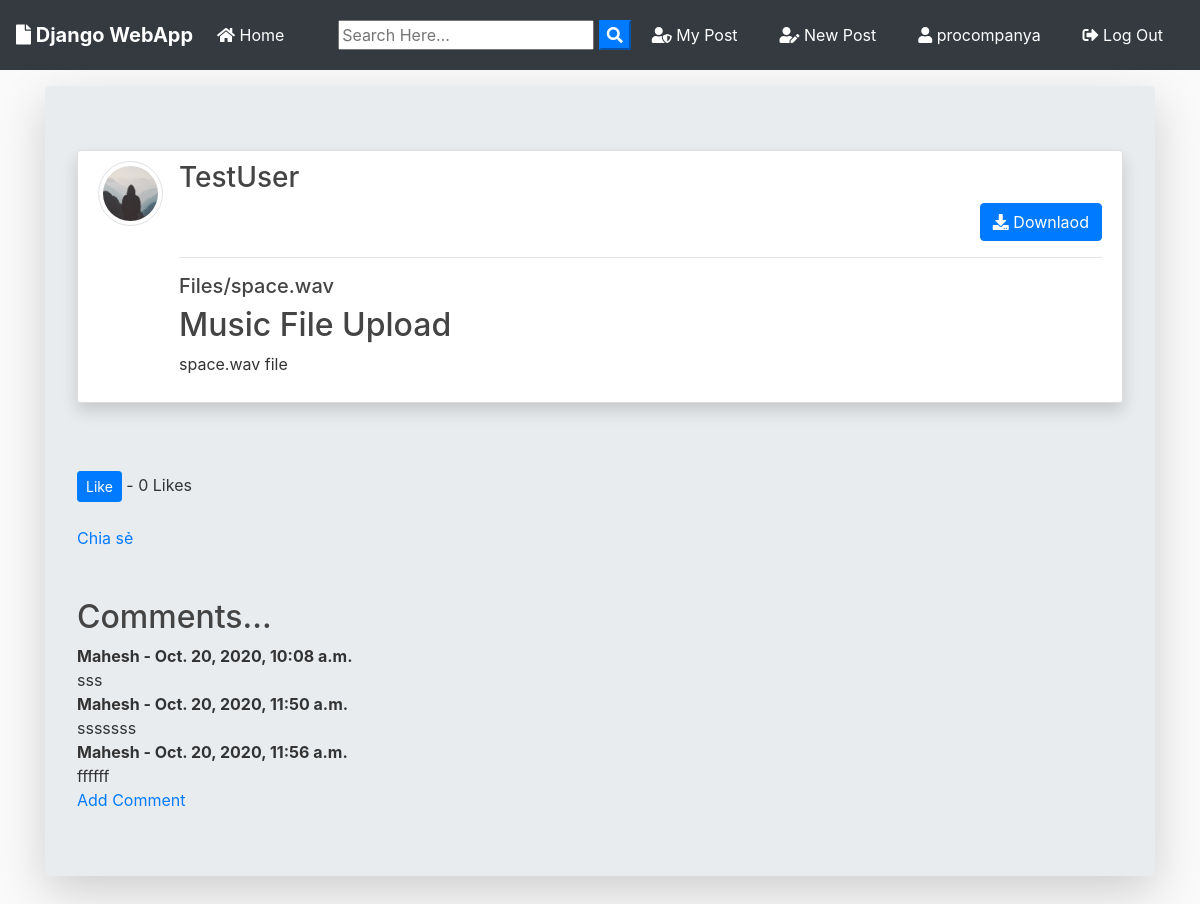
Screenshot of /post/3/ (signed in) with the database file from the repository.
### blog/models.py (models this page shows, shortened)
class Post(models.Model):
    title = models.CharField(max_length=100)
    file = models.FileField(null=True,blank=True,upload_to='Files')
    content = models.TextField()
    date_posted = models.DateTimeField(default=timezone.now)
    author = models.ForeignKey(User, on_delete=models.CASCADE)
    like = models.ManyToManyField(User, related_name="blog_posts")
    def total_like(self):
        return self.like.count()
    def extension(self):
        name, extension = os.path.splitext(self.file.name)
        return extension

class Comment(models.Model):
    post = models.ForeignKey(Post, on_delete=models.CASCADE, related_name='comments')
    author = models.ForeignKey(settings.AUTH_USER_MODEL, on_delete=models.CASCADE)
    body = models.TextField()
    date = models.DateTimeField(auto_now_add=True)

### users/models.py (models this page shows, shortened)
class Profile(models.Model):
    user = models.OneToOneField(User, on_delete=models.CASCADE)
    image = models.ImageField(default='default.jpg', upload_to='profile_pics')

### blog/views.py (the view)
# urls.py: path('post/<int:pk>/', PostDetailView.as_view(), name='post-detail'),
class PostDetailView(DetailView):
    model = Post
    template_name = 'blog/post_detail.html'
    def get_context_data(self, *args, **kwargs):
        context = super(PostDetailView, self).get_context_data()
        stuff = get_object_or_404(Post, id=self.kwargs['pk'])
        total_like = stuff.total_like()
        liked = False
        if stuff.like.filter(id=self.request.user.id).exists():
            liked = True
        context["total_like"] = total_like
        context["liked"] = liked
        return context

### blog/templates/blog/post_detail.html (shortened to what this page needs)
{% extends "blog/base.html" %}
{% block content %}
<div class="jumbotron mt-3 shadow-lg">
  <article class="media content-section shadow ">
    <a href="{{ object.author.profile.image.url }} " target="_blank"> <img src="{{ object.author.profile.image.url }}  "
        alt="" class="article-img rounded-circle img-thumbnail img-fluid">
    </a>
    <div class="media-body">
      <div class="">
        <div class="d-flex justify-content-between">
          <a class="mr-2 mt-0 mb-0  text-dark" href="{% url 'user-posts' object.author.username  %}">
            <h3>{{ object.author }}</h3>
          </a>
        </div>
        {% if object.author != user %}
        <div class="form-group mt-0 pt-0 d-flex justify-content-end">
          <a href="{{ object.file.url }}" download class="btn btn-primary flex-last" type="submit"><i
              class="fas fa-download"></i> Downlaod</a>
        </div>
        {% endif %}
        <hr>
      </div>
      <div>
        {% if object.file %}
        {% if object.extension == '.jpg' or object.extension == 'jpeg' or object.extension == 'png' %}
        <a href="{{ object.file.url }}" download><img src="{{ object.file.url }}" alt="" class="img-fluid "></a>
        <a href="{{ object.file.url }}" download class="text-dark">
          <h5>{{ object.file }}</h5>
        </a>
        {% else %}
        <a href="{{ object.file.url }}" download class="text-dark">
          <h5>{{ object.file }}</h5>
        </a>
        {% endif %}
        {% endif %}
      </div>
      <h2>{{ object.title }}</h2>
      <p class="article-content">{{ object.content }}</p>
    </div>
  </article>
  <br /><br />
  <form action="{% url 'like-post' post.pk %}" method="POST">
    {% if user.is_authenticated %}
    {% if liked %}
    <button type="submit" name="post_id" value="{{ post.id }}" class="btn btn-danger btn-sm">Unlike</button>
    {% else %}
    <button type="submit" name="post_id" value="{{ post.id }}" class="btn btn-primary btn-sm">Like</button>
    {% endif %}
    {% else %}
      <small><a href="{% url 'login' %}">Login</a> to like</small>
    {% endif %}
    - {{total_like}} Likes
  </form>
  <br />
  <div class="fb-share-button" data-href="http://127.0.0.1:8000/post/{{post.id}}" data-layout="button_count" data-size="large"><a target="_blank" href="https://www.facebook.com/sharer/sharer.php?u=https%3A%2F%2Fdevelopers.facebook.com%2Fdocs%2Fplugins%2F&amp;src=sdkpreparse" class="fb-xfbml-parse-ignore">Chia sẻ</a></div>
  <br /><br />
  <h2>Comments...</h2>
  {% if not post.comments.all %}
  No Comments yet...<a href="{% url 'add-comment' post.pk %}">
    Add one</a>
  {% else %}
  {% for comment in post.comments.all%}
  <strong>
    {{ comment.author }} -
    {{ comment.date }}
  </strong>
  <br />
  {{ comment.body }}
  <br />
  {% endfor %}
  <a href="{% url 'add-comment' post.pk %}">Add Comment</a>
  <br />
  {% endif %}
  {% endblock content %}

### blog/templates/blog/base.html (shortened to what this page needs)
{% load static %}
<!doctype html>
<html lang="en">
  <head>
    <link rel="stylesheet" href="https://stackpath.bootstrapcdn.com/bootstrap/4.3.1/css/bootstrap.min.css">
    <link rel="stylesheet" href="https://use.fontawesome.com/releases/v5.8.1/css/all.css" >
    <link rel="stylesheet" href="{% static 'blog/main.css' %}">
</head>
  <body>
        <nav class="navbar navbar-expand-lg navbar-dark bg-dark">
                <a class="navbar-brand font-weight-bold" href="{% url 'blog-home' %}"><i class="fas fa-file"></i> Django WebApp</a>
                <div class="collapse navbar-collapse" id="navbarSupportedContent">
                  <ul class="navbar-nav mr-auto">
                    <li class="nav-item active">
                      <a class="nav-link" href="{% url 'blog-home' %}"><i class="fas fa-home"></i> Home <span class="sr-only">(current)</span></a>
                    </li>
                  </ul>
                  <form id="searchform" action="{% url 'search' %}" method="get">
                    <input type="text" name="q" type="text" value="{{ request.GET.q }}" placeholder="Search Here..." />
                    <button type="button" onclick="searchform.submit()" class=" text-white my-color btn-primary"><i class="fa fa-search"></i></button>
                </form>
                    {% if user.is_authenticated %}
                    <a href="{% url 'user-posts' user %}" class="btn text-white m-2"><i class="fas fa-user-shield"></i> My Post</a>
                    <a href="{% url 'post-create' %} " class="btn text-white m-2"><i class="fas fa-user-edit"></i> New Post</a>
                    <a href="{% url 'profile' %} " class="btn text-white m-2"><i class="fas fa-user"></i> {{ user.username }}</a>
                    <a href="{% url 'logout' %} " class="btn text-white m-2"><i class="fas fa-sign-out-alt"></i> Log Out</a>
                    {% else %}
                    <a href="{% url 'login' %} " class="btn text-white m-2"><i class="fas fa-user-tie"></i> Log In</a>
                    <a href="{% url 'register' %} " class="btn text-white m-2"> <i class="fas fa-sign-in-alt"></i> Sign Up</a>
                    {% endif %}
                </div>
              </nav>
      <div class="container my-bg">
    {% block content %}
    {% endblock  %}
</div>
  </body>
</html>

### blog/static/blog/main.css (style rules this page uses)
body { background: #fafafa; color: #333333; margin-top: 0; }
h1, h2, h3, h4, h5, h6 { color: #444444; }
ul { margin: 0; }
.content-section { background: #ffffff; padding: 10px 20px; border: 1px solid #dddddd; border-radius: 3px; margin-bottom: 20px; }
.article-content { white-space: pre-line; }
.article-img { height: 65px; width: 65px; margin-right: 16px; }

### rows the page displays
Post: author.profile.image (placeholder picture), author "TestUser", file "Files/space.wav", title "Music File Upload", content "space.wav file"
Comment: author "Mahesh", date "Oct. 20, 2020, 10:08 a.m.", body "sss"
Comment: author "Mahesh", date "Oct. 20, 2020, 11:50 a.m.", body "sssssss"
Comment: author "Mahesh", date "Oct. 20, 2020, 11:56 a.m.", body "ffffff"

### other values shown
{{ user.username }} "procompanya"
{{ total_like }} "0"
